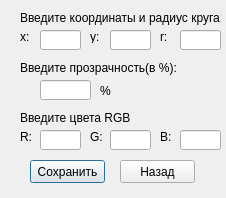
<?xml version="1.0" encoding="UTF-8"?>
<ui version="4.0">
 <class>addcircle</class>
 <widget class="QDialog" name="addcircle">
  <property name="geometry">
   <rect>
    <x>0</x>
    <y>0</y>
    <width>226</width>
    <height>198</height>
   </rect>
  </property>
  <property name="windowTitle">
   <string>Dialog</string>
  </property>
  <widget class="QLineEdit" name="RED">
   <property name="geometry">
    <rect>
     <x>40</x>
     <y>130</y>
     <width>41</width>
     <height>20</height>
    </rect>
   </property>
  </widget>
  <widget class="QLineEdit" name="opacity">
   <property name="geometry">
    <rect>
     <x>40</x>
     <y>80</y>
     <width>51</width>
     <height>20</height>
    </rect>
   </property>
  </widget>
  <widget class="QLabel" name="label_7">
   <property name="geometry">
    <rect>
     <x>20</x>
     <y>110</y>
     <width>111</width>
     <height>16</height>
    </rect>
   </property>
   <property name="text">
    <string>Введите цвета RGB:</string>
   </property>
  </widget>
  <widget class="QLineEdit" name="BLUE">
   <property name="geometry">
    <rect>
     <x>180</x>
     <y>130</y>
     <width>41</width>
     <height>20</height>
    </rect>
   </property>
  </widget>
  <widget class="QLabel" name="label_9">
   <property name="geometry">
    <rect>
     <x>90</x>
     <y>130</y>
     <width>47</width>
     <height>13</height>
    </rect>
   </property>
   <property name="text">
    <string>G:</string>
   </property>
  </widget>
  <widget class="QLabel" name="label_8">
   <property name="geometry">
    <rect>
     <x>160</x>
     <y>130</y>
     <width>47</width>
     <height>13</height>
    </rect>
   </property>
   <property name="text">
    <string>B:</string>
   </property>
  </widget>
  <widget class="QLineEdit" name="x">
   <property name="geometry">
    <rect>
     <x>40</x>
     <y>30</y>
     <width>41</width>
     <height>20</height>
    </rect>
   </property>
  </widget>
  <widget class="QLabel" name="label_4">
   <property name="geometry">
    <rect>
     <x>160</x>
     <y>30</y>
     <width>47</width>
     <height>13</height>
    </rect>
   </property>
   <property name="text">
    <string>r:</string>
   </property>
  </widget>
  <widget class="QLabel" name="label_6">
   <property name="geometry">
    <rect>
     <x>100</x>
     <y>80</y>
     <width>47</width>
     <height>21</height>
    </rect>
   </property>
   <property name="text">
    <string>%</string>
   </property>
  </widget>
  <widget class="QLabel" name="label_5">
   <property name="geometry">
    <rect>
     <x>20</x>
     <y>60</y>
     <width>161</width>
     <height>16</height>
    </rect>
   </property>
   <property name="text">
    <string>Введите прозрачность(в %):</string>
   </property>
  </widget>
  <widget class="QLineEdit" name="r">
   <property name="geometry">
    <rect>
     <x>180</x>
     <y>30</y>
     <width>41</width>
     <height>20</height>
    </rect>
   </property>
  </widget>
  <widget class="QLabel" name="label">
   <property name="geometry">
    <rect>
     <x>20</x>
     <y>10</y>
     <width>201</width>
     <height>16</height>
    </rect>
   </property>
   <property name="text">
    <string>Введите координаты и радиус круга:</string>
   </property>
  </widget>
  <widget class="QLabel" name="label_3">
   <property name="geometry">
    <rect>
     <x>90</x>
     <y>30</y>
     <width>47</width>
     <height>13</height>
    </rect>
   </property>
   <property name="text">
    <string>y:</string>
   </property>
  </widget>
  <widget class="QLineEdit" name="y">
   <property name="geometry">
    <rect>
     <x>110</x>
     <y>30</y>
     <width>41</width>
     <height>20</height>
    </rect>
   </property>
  </widget>
  <widget class="QLabel" name="label_10">
   <property name="geometry">
    <rect>
     <x>20</x>
     <y>130</y>
     <width>47</width>
     <height>13</height>
    </rect>
   </property>
   <property name="text">
    <string>R:</string>
   </property>
  </widget>
  <widget class="QLineEdit" name="GREEN">
   <property name="geometry">
    <rect>
     <x>110</x>
     <y>130</y>
     <width>41</width>
     <height>20</height>
    </rect>
   </property>
  </widget>
  <widget class="QLabel" name="label_2">
   <property name="geometry">
    <rect>
     <x>20</x>
     <y>30</y>
     <width>47</width>
     <height>13</height>
    </rect>
   </property>
   <property name="text">
    <string>x:</string>
   </property>
  </widget>
  <widget class="QPushButton" name="pushButton">
   <property name="geometry">
    <rect>
     <x>30</x>
     <y>160</y>
     <width>75</width>
     <height>23</height>
    </rect>
   </property>
   <property name="text">
    <string>Сохранить</string>
   </property>
  </widget>
  <widget class="QPushButton" name="pushButton_2">
   <property name="geometry">
    <rect>
     <x>120</x>
     <y>160</y>
     <width>75</width>
     <height>23</height>
    </rect>
   </property>
   <property name="text">
    <string>Назад</string>
   </property>
  </widget>
 </widget>
 <resources/>
 <connections/>
</ui>
